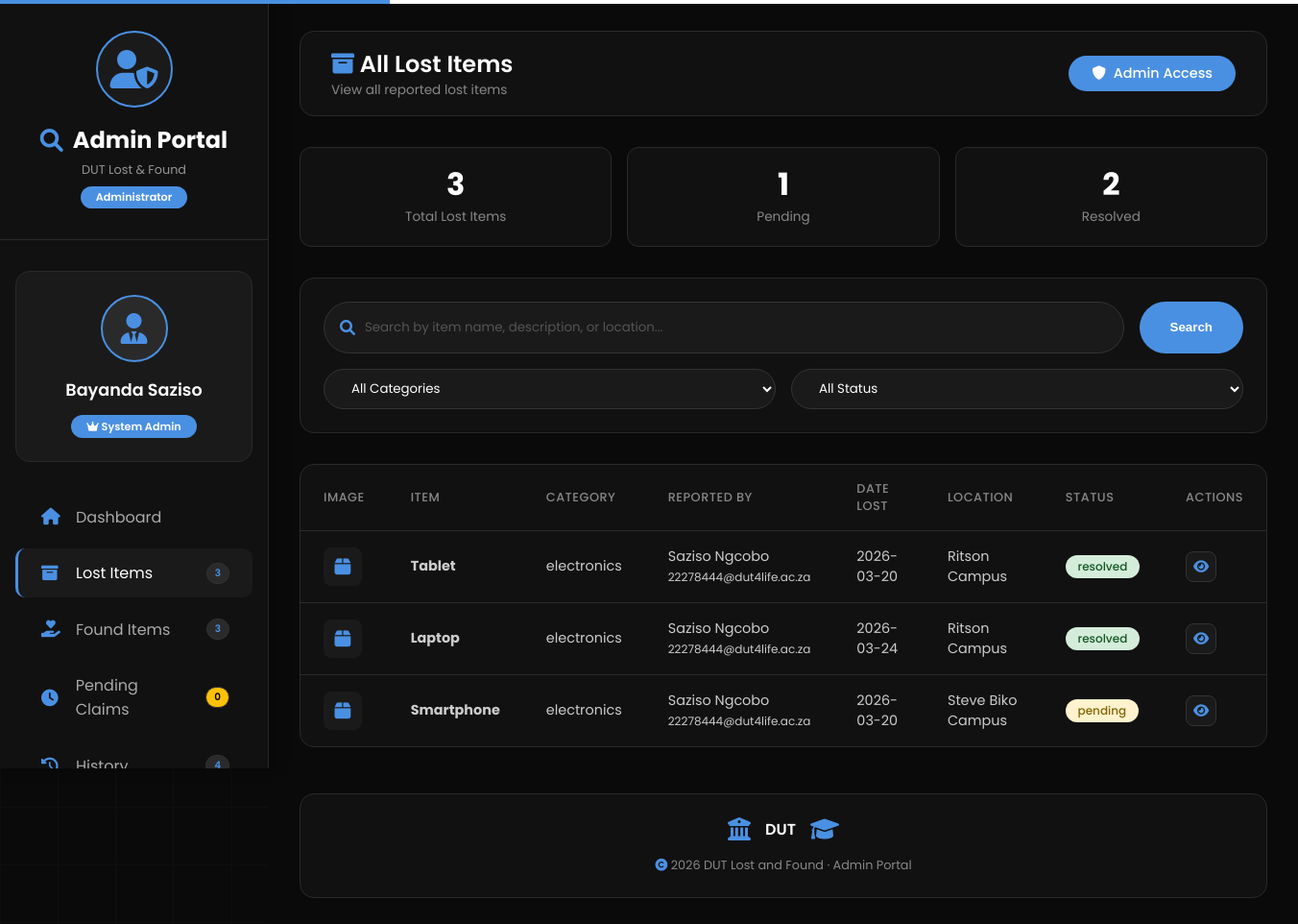
Screenshot of /admin/lost-items (signed in) with the database file from the repository.
### tables this page shows
CREATE TABLE lost_items
                 (id INTEGER PRIMARY KEY AUTOINCREMENT,
                  user_id INTEGER,
                  item_name TEXT NOT NULL,
                  category TEXT NOT NULL,
                  description TEXT NOT NULL,
                  date_lost DATE NOT NULL,
                  location TEXT NOT NULL,
                  latitude REAL,
                  longitude REAL,
                  contact_name TEXT NOT NULL,
                  contact_email TEXT NOT NULL,
                  contact_phone TEXT,
                  reward_offered BOOLEAN DEFAULT 0,
                  image_path TEXT,
                  status TEXT DEFAULT 'pending',
                  resolved_at TIMESTAMP,
                  resolved_by INTEGER,
                  created_at TIMESTAMP DEFAULT CURRENT_TIMESTAMP, pickup_preference TEXT DEFAULT 'storeroom',
                  FOREIGN KEY (user_id) REFERENCES users(id),
                  FOREIGN KEY (resolved_by) REFERENCES users(id));

### app.py (the view)
@app.route('/admin/lost-items')
def admin_lost_items():
    if 'user' not in session or session['user']['role'] != 'admin':
        flash("Access denied!", "danger")
        return redirect(url_for('login'))
    page = int(request.args.get('page', 1))
    per_page = 20
    search = request.args.get('search', '')
    category = request.args.get('category', '')
    status = request.args.get('status', 'all')
    conn = get_db()
    sql = """SELECT li.*, u.full_name as reporter_name, u.email as reporter_email, u.student_number
             FROM lost_items li
             JOIN users u ON li.user_id = u.id
             WHERE 1=1"""
    params = []
    if search:
        sql += " AND (li.item_name LIKE ? OR li.description LIKE ? OR li.location LIKE ?)"
        search_term = f'%{search}%'
        params.extend([search_term, search_term, search_term])
    if category:
        sql += " AND li.category = ?"
        params.append(category)
    if status != 'all':
        sql += " AND li.status = ?"
        params.append(status)
    count_sql = sql.replace("li.*, u.full_name as reporter_name, u.email as reporter_email, u.student_number", "COUNT(*) as count")
    total = conn.execute(count_sql, params).fetchone()['count']
    sql += " ORDER BY li.created_at DESC LIMIT ? OFFSET ?"
    params.extend([per_page, (page-1)*per_page])
    items = conn.execute(sql, params).fetchall()
    categories = conn.execute("SELECT DISTINCT category FROM lost_items").fetchall()
    total_lost = conn.execute("SELECT COUNT(*) as count FROM lost_items").fetchone()['count']
    total_found = conn.execute("SELECT COUNT(*) as count FROM found_items").fetchone()['count']
    pending_claims = conn.execute("SELECT COUNT(*) as count FROM claims WHERE status = 'pending'").fetchone()['count']
    resolved_count = conn.execute("SELECT COUNT(*) as count FROM item_history").fetchone()['count']
    total_users = conn.execute("SELECT COUNT(*) as count FROM users").fetchone()['count']
    pending_lost_count = conn.execute("SELECT COUNT(*) as count FROM lost_items WHERE status = 'pending'").fetchone()['count']
    resolved_lost_count = conn.execute("SELECT COUNT(*) as count FROM lost_items WHERE status = 'resolved'").fetchone()['count']
    conn.close()
    total_pages = (total + per_page - 1) // per_page if total > 0 else 1
    return render_template('admin_lost_items.html',
                         user=session['user'],
                         items=[dict(item) for item in items],
                         total=total,
                         page=page,
                         total_pages=total_pages,
                         search=search,
                         category=category,
                         status=status,
                         categories=[dict(c)['category'] for c in categories],
                         total_lost=total_lost,
                         total_found=total_found,
                         pending_claims=pending_claims,
                         resolved_count=resolved_count,
                         total_users=total_users,
                         pending_lost_count=pending_lost_count,
                         resolved_lost_count=resolved_lost_count,
                         now=datetime.now())

### app.py (called while the page is built)
def get_db():
    conn = sqlite3.connect('lost_and_found.db')
    conn.row_factory = sqlite3.Row
    return conn

### templates/admin_lost_items.html (shortened to what this page needs)
<!DOCTYPE html>
<html lang="en">
<head>
    <link rel="stylesheet" href="https://cdnjs.cloudflare.com/ajax/libs/font-awesome/6.0.0-beta3/css/all.min.css">
</head>
<body>
    <div class="dashboard-container">
        <div class="sidebar">
            <div class="sidebar-header">
                <div class="admin-logo">
                    <i class="fas fa-user-shield"></i>
                </div>
                <h2>
                    <i class="fas fa-search"></i>
                    <span>Admin Portal</span>
                </h2>
                <p>DUT Lost & Found</p>
                <div class="admin-badge-sidebar">Administrator</div>
            </div>
            <div class="admin-info">
                <div class="admin-avatar">
                    <i class="fas fa-user-tie"></i>
                </div>
                <div class="name">{{ user.full_name }}</div>
                <div class="role-badge">
                    <i class="fas fa-crown"></i> System Admin
                </div>
            </div>
            <ul class="nav-menu">
                <li class="nav-item">
                    <a href="/admin/dashboard" class="nav-link">
                        <i class="fas fa-home"></i>
                        <span>Dashboard</span>
                    </a>
                </li>
                <li class="nav-item">
                    <a href="/admin/lost-items" class="nav-link active">
                        <i class="fas fa-archive"></i>
                        <span>Lost Items</span>
                        <span class="badge">{{ total_lost }}</span>
                    </a>
                </li>
                <li class="nav-item">
                    <a href="/admin/found-items" class="nav-link">
                        <i class="fas fa-hand-holding-heart"></i>
                        <span>Found Items</span>
                        <span class="badge">{{ total_found }}</span>
                    </a>
                </li>
                <li class="nav-item">
                    <a href="/admin/pending-claims" class="nav-link">
                        <i class="fas fa-clock"></i>
                        <span>Pending Claims</span>
                        <span class="badge" style="background: #ffc107; color: #000;">{{ pending_claims }}</span>
                    </a>
                </li>
                <li class="nav-item">
                    <a href="/admin/history" class="nav-link">
                        <i class="fas fa-history"></i>
                        <span>History</span>
                        <span class="badge">{{ resolved_count }}</span>
                    </a>
                </li>
            </ul>
        </div>
        <div class="main-content">
            <div class="top-bar">
                <div class="page-title">
                    <h1><i class="fas fa-archive" style="color: #4a90e2;"></i> All Lost Items</h1>
                    <p>View all reported lost items</p>
                </div>
                <div class="admin-badge">
                    <i class="fas fa-shield-alt"></i> Admin Access
                </div>
            </div>
<div class="stats-grid">
    <div class="stat-card">
        <div class="stat-value">{{ total_lost }}</div>
        <div class="stat-label">Total Lost Items</div>
    </div>
    <div class="stat-card">
        <div class="stat-value">{{ pending_lost_count }}</div>
        <div class="stat-label">Pending</div>
    </div>
    <div class="stat-card">
        <div class="stat-value">{{ resolved_lost_count }}</div>
        <div class="stat-label">Resolved</div>
    </div>
</div>
            <div class="search-section">
                <form method="GET" action="/admin/lost-items">
                    <div class="search-box">
                        <div class="search-input">
                            <i class="fas fa-search"></i>
                            <input type="text" name="search" placeholder="Search by item name, description, or location..." value="{{ search }}">
                        </div>
                        <button type="submit" class="search-btn">Search</button>
                    </div>
                    <div class="filter-group">
                        <select name="category" class="filter-select" onchange="this.form.submit()">
                            <option value="">All Categories</option>
                        </select>
                        <select name="status" class="filter-select" onchange="this.form.submit()">
                            <option value="all" {% if status == 'all' %}selected{% endif %}>All Status</option>
                        </select>
                    </div>
                </form>
            </div>
            <div class="table-responsive">
                 <table>
                    <thead>
                         <tr>
                            <th>Image</th>
                            <th>Item</th>
                            <th>Category</th>
                            <th>Reported By</th>
                            <th>Date Lost</th>
                            <th>Location</th>
                            <th>Status</th>
                            <th>Actions</th>
                        </tr>
                    </thead>
                    <tbody>
                        {% for item in items %}
                        <tr>
                            <td>
                                <div class="item-image-small">
                                    {% if item.image_path %}
                                        <img src="{{ url_for('static', filename=item.image_path) }}" alt="{{ item.item_name }}">
                                    {% else %}
                                        <i class="fas fa-box"></i>
                                    {% endif %}
                                </div>
                            </td>
                            <td>
                                <strong>{{ item.item_name }}</strong>
                            </td>
                            <td>{{ item.category }}</td>
                            <td>
                                {{ item.contact_name }}<br>
                                <small>{{ item.contact_email }}</small>
                            </td>
                            <td>{{ item.date_lost }}</td>
                            <td>{{ item.location }}</td>
                            <td>
                                <span class="status-badge {% if item.status == 'pending' %}status-pending{% else %}status-resolved{% endif %}">
                                    {{ item.status }}
                                </span>
                            </td>
                            <td>
                                <div class="action-buttons">
                                    <a href="/item/lost/{{ item.id }}" class="btn-icon" title="View Item">
                                        <i class="fas fa-eye"></i>
                                    </a>
                                </div>
                            </td>
                        </tr>
                        {% endfor %}
                    </tbody>
                </table>
            </div>
            <div class="dut-footer">
                <div style="display: flex; align-items: center; justify-content: center; gap: 15px; margin-bottom: 1rem;">
                    <i class="fas fa-university" style="font-size: 1.5rem; color: #4a90e2;"></i>
                    <span style="font-weight: 600; font-size: 1rem; color: #ffffff;">DUT</span>
                    <i class="fas fa-graduation-cap" style="font-size: 1.5rem; color: #4a90e2;"></i>
                </div>
                <p><i class="fas fa-copyright"></i> 2026 DUT Lost and Found · Admin Portal</p>
            </div>
        </div>
    </div>
</body>
</html>

### rows the page displays
lost_items: item_name "Tablet", category "electronics", contact_name "Saziso Ngcobo", contact_email "22278444@dut4life.ac.za", date_lost "2026-03-20", location "Ritson Campus", status "resolved"
lost_items: item_name "Laptop", category "electronics", contact_name "Saziso Ngcobo", contact_email "22278444@dut4life.ac.za", date_lost "2026-03-24", location "Ritson Campus", status "resolved"
lost_items: item_name "Smartphone", category "electronics", contact_name "Saziso Ngcobo", contact_email "22278444@dut4life.ac.za", date_lost "2026-03-20", location "Steve Biko Campus", status "pending"

### other values shown
{{ user.full_name }} "Bayanda Saziso"
{{ total_lost }} "3"
{{ total_found }} "3"
{{ pending_claims }} "0"
{{ pending_lost_count }} "1"
{{ resolved_lost_count }} "2"
